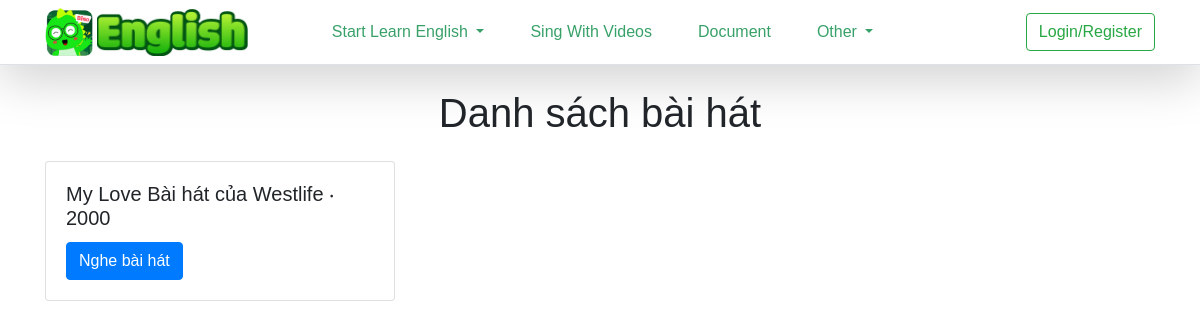
The app's page /project/audio_collection_page.php, older data.
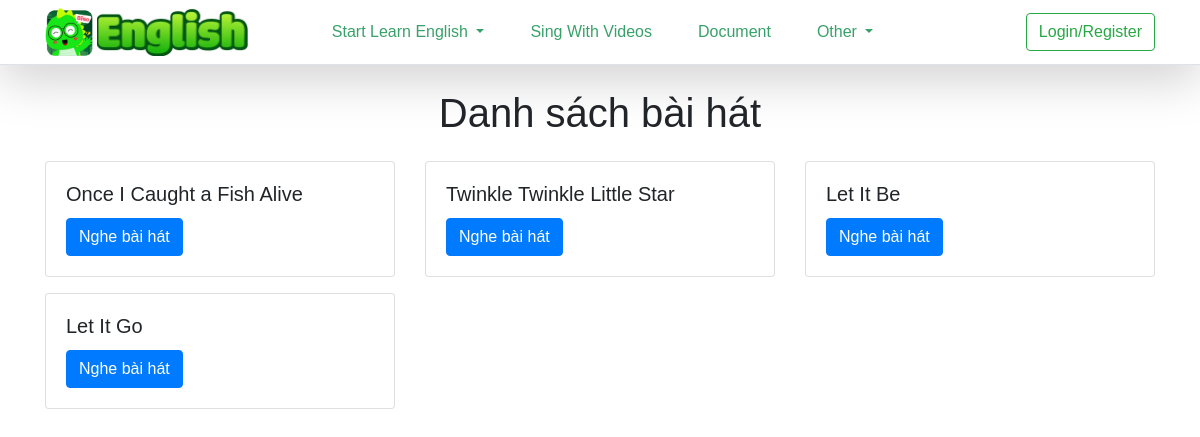
The same page, newer data.
### tables this page shows
CREATE TABLE `songs` (
  `id` int(11) NOT NULL,
  `title` varchar(255) NOT NULL,
  `video_file` varchar(255) NOT NULL,
  `audio_file` varchar(255) NOT NULL,
  `lyrics` text NOT NULL,
  `comparison_lyrics` text DEFAULT NULL
);

### project/audio_collection_page.php (the view, shortened to what this page needs)
<!DOCTYPE html>
<html lang="en">
<head>
    <link href="https://cdn.jsdelivr.net/npm/bootstrap@5.3.1/dist/css/bootstrap.min.css" rel="stylesheet">
    <link rel="stylesheet" href="https://cdnjs.cloudflare.com/ajax/libs/font-awesome/6.4.2/css/all.min.css">
    <link href="https://cdn.jsdelivr.net/npm/tailwindcss@2.2.19/dist/tailwind.min.css" rel="stylesheet">
</head>
<?php
    include('../src/font/learn_english/header_english.php');
    $sql = "SELECT * FROM songs";
    $result = $conn->query($sql);
    $songs = [];
    if ($result->num_rows > 0) {
        while ($row = $result->fetch_assoc()) {
            $songs[] = $row;
        }
    }
?>
<body>
    <h1 class="text-center mt-4">Danh sách bài hát</h1>
    <div class="container mt-4">
        <div class="row">
            <?php if (count($songs) > 0): ?>
                <?php foreach ($songs as $song): ?>
                    <div class="col-md-4 mb-3">
                        <div class="card">
                            <div class="card-body">
                                <h5 class="card-title"><?php echo htmlspecialchars($song["title"]); ?></h5>
                                <a href="../project/audio_song.php?id=<?php echo $song['id']; ?>" class="btn btn-primary">Nghe bài hát</a>
                            </div>
                        </div>
                    </div>
                <?php endforeach; ?>
            <?php else: ?>
                <p class="text-center">Không có bài hát nào để hiển thị.</p>
            <?php endif; ?>
        </div>
    </div>
</body>
</html>

Row changes from the older to the newer data that the page shows:
removed songs: title "My Love Bài hát của Westlife ‧ 2000"
added songs: title "Once I Caught a Fish Alive"
added songs: title "Twinkle Twinkle Little Star"
added songs: title "Let It Be"
added songs: title "Let It Go"
